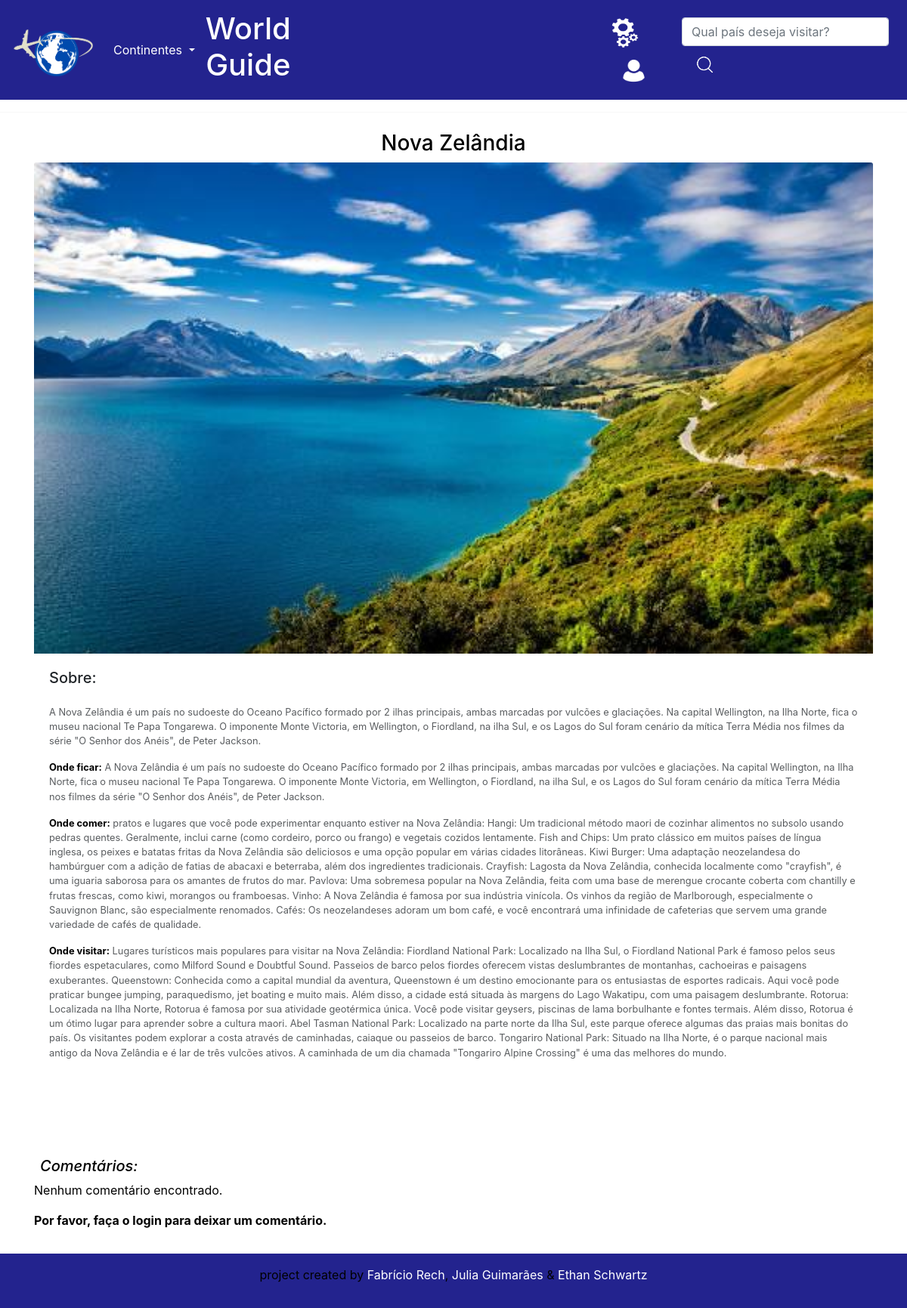
Screenshot of /oceania/Continente/detalhe/nova_zelandia/ with the database file from the repository.
### oceania/models.py (models this page shows, shortened)
class model_oceania(models.Model):
    Continente = models.CharField(max_length=100)
    País = models.CharField(max_length=100)
    Descricao = models.CharField(max_length=3000)
    OndeFicar = models.CharField(max_length=1800)
    OndeComer = models.CharField(max_length=1800)
    OndeVisitar = models.CharField(max_length=1800)
    foto = models.ImageField(upload_to='img/%Y/%m/%d/')
    carr = models.ImageField(upload_to='img/%Y/%m/%d/')
    ta_publicado = models.BooleanField(default=False)
    link = models.CharField(max_length=60)

### oceania/views.py (the view, shortened to what this page needs)
# urls.py: path('Continente/detalhe/<str:link_url>/',views.v_detalhe, name='detalhe'),
def v_detalhe(request, link_url):
    detalhe = get_object_or_404(model_oceania, link=link_url)
    comentarios = Comentario.objects.filter(eh_publicada=True, link_url=link_url)
    formulario = ComentarioForms(initial={'link_url': link_url})
    return render(request, 'oceania/paginas/detalhe.html', context={'detalhe': detalhe, 'comentarios': comentarios, 'formulario': formulario})

### oceania/forms.py
class ComentarioForms(forms.Form):
    Coment = forms.CharField(
        label='Comentários',
        required=True,
        max_length=5000,
        widget=forms.Textarea(
            attrs={
                'placeholder': 'Conte-nos a sua experiência!',
            }
        )
    )
    link_url = forms.CharField(
        widget=forms.HiddenInput()
    )

### oceania/templates/oceania/paginas/detalhe.html (shortened to what this page needs)
{% extends 'global/paginas/pais_detalhe.html' %}

### meus_templates/global/paginas/pais_detalhe.html (shortened to what this page needs)
<head>
</head>
{% include 'global/parciais/header.html' %}
<hr>
{% load static %}
<link rel="stylesheet" href="https://stackpath.bootstrapcdn.com/bootstrap/4.1.3/css/bootstrap.min.css">
{%if detalhe %}
<div class="container" style="border: 0;">
<div style="border: 0;" class="card mb-3">
  <div>
    <h3 class="text-center m-2">{{detalhe.País}}</h3>
  </div>
    <img style="height: 650;" src="{{ detalhe.foto.url }}" class="card-img-top" alt="...">
    <div class="card-body" style="margin-bottom: 100px;">
      <h5 class="card-title">Sobre: </h5>
      <p class="card-text mt-4"><small class="text-body-secondary">{{detalhe.Descricao}}</small></p>
      <p class="card-text"><small class="text-body-secondary"><strong>Onde ficar:</strong> {{detalhe.OndeFicar}}</small></p>
      <p class="card-text"><small class="text-body-secondary"><strong>Onde comer:</strong> {{detalhe.OndeComer}}</small></p>
      <p class="card-text"><small class="text-body-secondary"><strong>Onde visitar:</strong> {{detalhe.OndeVisitar}}</small></p>
    </div>
{% endif %}
<section>
  <h5 class="m-2"><i>Comentários:</i></h5>
  {% for comentario in comentarios %}
  <div class="card">
    <div class="card-body">
      <p><small class="text-body-secondary"><strong>Comentário feito por:</strong> {{ comentario.usuario.username }}</small></p>
      <p><small class="text-body-secondary">{{ comentario.coment }}</small></p>
    </div>
  </div>
  <br>
  {% empty %}
  <p>Nenhum comentário encontrado.</p>
  {% endfor %}
</section>
{% if user.is_authenticated %}
<section>
  {% block comentario %}
    {% endblock %}
    {% csrf_token %}
    {{ formulario.Coment }}
    {{ formulario.link_url }}
    <button  class="btn btn-primary" type="submit">Enviar Comentário</button>
  </form>
</section>
{% else %}
<p><strong> Por favor, faça o login para deixar um comentário.</strong></p>
{% endif %}
</div>
</div>
{% include 'global/parciais/footer.html' %}

### meus_statics/global/css/main.css (style rules this page uses)
* { margin: 0; padding: 0; color: black; }

### rows the page displays
model_oceania: País "Nova Zelândia", foto (picture), Descricao "A Nova Zelândia é um país no sudoeste do Oceano Pacífico formado por 2 ilhas principais, ambas marcadas por vulcões e glaciações. Na capital Wellington, na Ilha Norte, fica o museu nacional Te Papa Tongarewa. O imponente Monte Victoria, em Wellington, o Fiordland, na ilha Sul, e os Lagos do Sul foram cenário da mítica Terra Média nos filmes da série \"O Senhor dos Anéis\", de Peter Jackson.", OndeFicar "A Nova Zelândia é um país no sudoeste do Oceano Pacífico formado por 2 ilhas principais, ambas marcadas por vulcões e glaciações. Na capital Wellington, na Ilha Norte, fica o museu nacional Te Papa Tongarewa. O imponente Monte Victoria, em Wellington, o Fiordland, na ilha Sul, e os Lagos do Sul foram cenário da mítica Terra Média nos filmes da série \"O Senhor dos Anéis\", de Peter Jackson.", OndeComer "pratos e lugares que você pode experimentar enquanto estiver na Nova Zelândia: Hangi: Um tradicional método maori de cozinhar alimentos no subsolo usando pedras quentes. Geralmente, inclui carne (como cordeiro, porco ou frango) e vegetais cozidos lentamente. Fish and Chips: Um prato clássico em muitos países de língua inglesa, os peixes e batatas fritas da Nova Zelândia são deliciosos e uma opção popular em várias cidades litorâneas. Kiwi Burger: Uma adaptação neozelandesa do hambúrguer com a adição de fatias de abacaxi e beterraba, além dos ingredientes tradicionais. Crayfish: Lagosta da Nova Zelândia, conhecida localmente como \"crayfish\", é uma iguaria saborosa para os amantes de frutos…", OndeVisitar "Lugares turísticos mais populares para visitar na Nova Zelândia: Fiordland National Park: Localizado na Ilha Sul, o Fiordland National Park é famoso pelos seus fiordes espetaculares, como Milford Sound e Doubtful Sound. Passeios de barco pelos fiordes oferecem vistas deslumbrantes de montanhas, cachoeiras e paisagens exuberantes. Queenstown: Conhecida como a capital mundial da aventura, Queenstown é um destino emocionante para os entusiastas de esportes radicais. Aqui você pode praticar bungee jumping, paraquedismo, jet boating e muito mais. Além disso, a cidade está situada às margens do Lago Wakatipu, com uma paisagem deslumbrante. Rotorua: Localizada na Ilha Norte, Rotorua é famosa por…"
